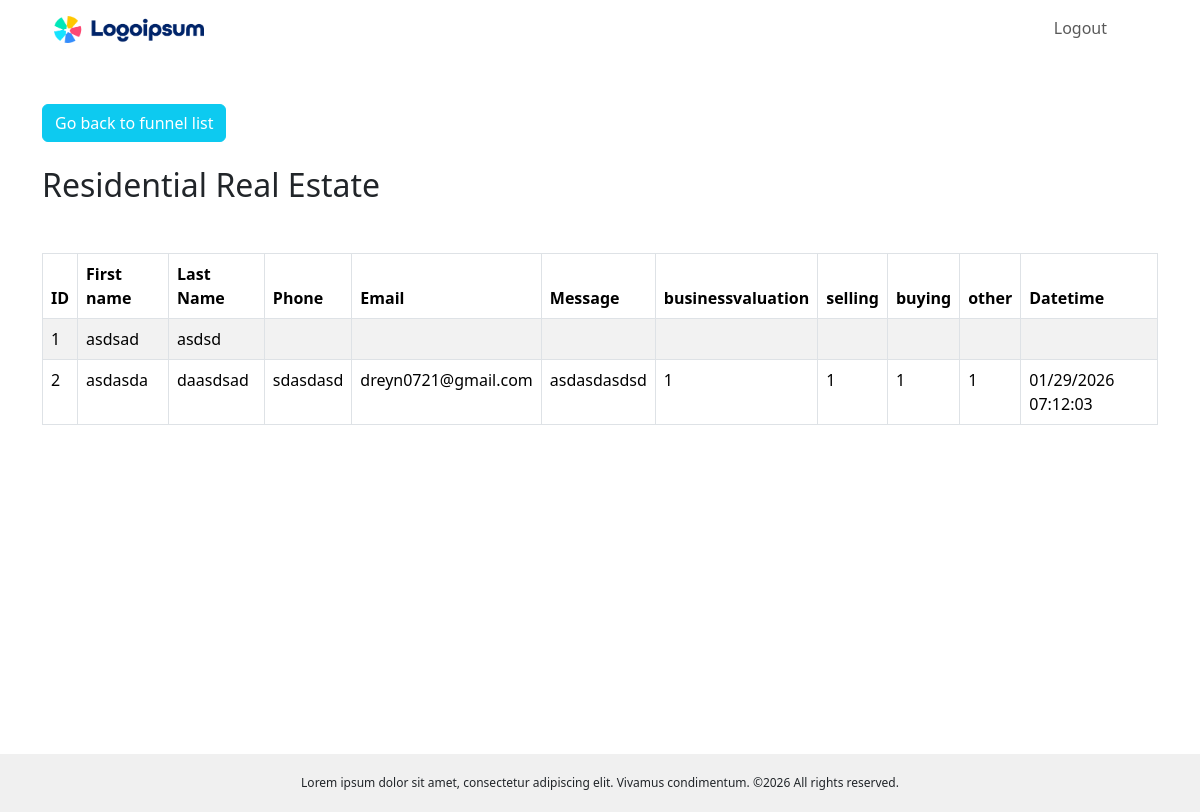
The app's page /entries_residentialrealestate.php (signed in) with its own data.
### tables this page shows
CREATE TABLE IF NOT EXISTS `residential_real_estate_entry` (
  `id` int NOT NULL AUTO_INCREMENT,
  `firstname` varchar(100) NOT NULL,
  `lastname` varchar(100) NOT NULL,
  `phone` varchar(100) NOT NULL,
  `email` varchar(100) NOT NULL,
  `message` longtext NOT NULL,
  `businessvaluation` varchar(10) NOT NULL,
  `selling` varchar(10) NOT NULL,
  `buying` varchar(10) NOT NULL,
  `other` varchar(10) NOT NULL,
  `posted_by_id` int NOT NULL,
  `datetimeinserted` varchar(100) NOT NULL,
  PRIMARY KEY (`id`)
);

### init/main-functions.php (called while the page is built, shortened)
<?php
$base_url = "http://127.0.0.1/real_estate_funnels_git";
function get_residential_real_estate_entry(){
  global $conn;
  $entries = [];
  $start = 0;
  $end = 50;
  $get_entries = mysqli_query($conn, "SELECT * FROM residential_real_estate_entry WHERE id >= '$start' AND id <= '$end'");
  while( $the_entry = mysqli_fetch_assoc( $get_entries ) ){
    $entries[] = $the_entry;
  }
  return $entries;
}
?>

### entries_residentialrealestate.php (the view, shortened to what this page needs)
<?php
include("template-parts/header-admin.php");
?>
   <div class="container mt-5">
    <a class="btn btn-info text-white mb-4" href="<?php echo $base_url; ?>/dashboard.php">Go back to funnel list</a>
    <h2 class="mb-5">Residential Real Estate</h2>
    <?php $entries = get_residential_real_estate_entry(); ?>
     <table class="table table-striped table-bordered">
       <thead>
         <tr>
           <th>ID</th>
           <th>First name</th>
           <th>Last Name</th>
           <th>Phone</th>
           <th>Email</th>
           <th>Message</th>
           <th>businessvaluation</th>
           <th>selling</th>
           <th>buying</th>
           <th>other</th>
           <th>Datetime</th>
         </tr>
       </thead>
       <tbody>
        <?php foreach( $entries as $entry ): ?>
         <tr>
           <td><?=$entry['id'];?></td>
           <td><?=$entry['firstname'];?></td>
           <td><?=$entry['lastname'];?></td>
           <td><?=$entry['phone'];?></td>
           <td><?=$entry['email'];?></td>
           <td><?=$entry['message'];?></td>
           <td><?=$entry['businessvaluation'];?></td>
           <td><?=$entry['selling'];?></td>
           <td><?=$entry['buying'];?></td>
           <td><?=$entry['other'];?></td>
           <td><?=$entry['datetimeinserted'];?></td>
         </tr>
        <?php endforeach; ?>
       </tbody>
     </table>
   </div>
<?php include("template-parts/footer.php"); ?>

### records on screen
residential_real_estate_entry: id "1", firstname "asdsad", lastname "asdsd"
residential_real_estate_entry: id "2", firstname "asdasda", lastname "daasdsad", phone "sdasdasd", email "dreyn0721@gmail.com", message "asdasdasdsd", businessvaluation "1", selling "1", buying "1", other "1", datetimeinserted "01/29/2026 07:12:03"
